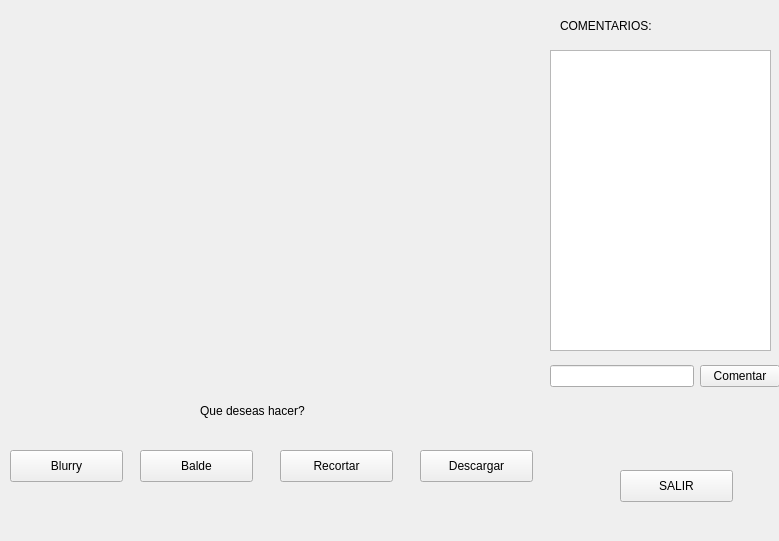
<?xml version="1.0" encoding="UTF-8"?>
<ui version="4.0">
 <class>Form</class>
 <widget class="QWidget" name="Form">
  <property name="geometry">
   <rect>
    <x>0</x>
    <y>0</y>
    <width>779</width>
    <height>541</height>
   </rect>
  </property>
  <property name="windowTitle">
   <string>Form</string>
  </property>
  <widget class="QLabel" name="editada">
   <property name="geometry">
    <rect>
     <x>260</x>
     <y>0</y>
     <width>210</width>
     <height>310</height>
    </rect>
   </property>
   <property name="text">
    <string/>
   </property>
  </widget>
  <widget class="QLabel" name="imagen">
   <property name="geometry">
    <rect>
     <x>20</x>
     <y>0</y>
     <width>210</width>
     <height>310</height>
    </rect>
   </property>
   <property name="text">
    <string/>
   </property>
  </widget>
  <widget class="QLabel" name="label">
   <property name="geometry">
    <rect>
     <x>200</x>
     <y>400</y>
     <width>231</width>
     <height>21</height>
    </rect>
   </property>
   <property name="text">
    <string>Que deseas hacer?</string>
   </property>
  </widget>
  <widget class="QPushButton" name="blurry">
   <property name="geometry">
    <rect>
     <x>10</x>
     <y>450</y>
     <width>113</width>
     <height>32</height>
    </rect>
   </property>
   <property name="text">
    <string>Blurry</string>
   </property>
  </widget>
  <widget class="QPushButton" name="volver">
   <property name="geometry">
    <rect>
     <x>620</x>
     <y>470</y>
     <width>113</width>
     <height>32</height>
    </rect>
   </property>
   <property name="text">
    <string>SALIR</string>
   </property>
  </widget>
  <widget class="QLabel" name="label_2">
   <property name="geometry">
    <rect>
     <x>560</x>
     <y>10</y>
     <width>221</width>
     <height>31</height>
    </rect>
   </property>
   <property name="text">
    <string>COMENTARIOS:</string>
   </property>
  </widget>
  <widget class="QPushButton" name="blade">
   <property name="geometry">
    <rect>
     <x>140</x>
     <y>450</y>
     <width>113</width>
     <height>32</height>
    </rect>
   </property>
   <property name="text">
    <string>Balde</string>
   </property>
  </widget>
  <widget class="QPushButton" name="descarga">
   <property name="geometry">
    <rect>
     <x>420</x>
     <y>450</y>
     <width>113</width>
     <height>32</height>
    </rect>
   </property>
   <property name="text">
    <string>Descargar</string>
   </property>
  </widget>
  <widget class="QPushButton" name="recortar">
   <property name="geometry">
    <rect>
     <x>280</x>
     <y>450</y>
     <width>113</width>
     <height>32</height>
    </rect>
   </property>
   <property name="text">
    <string>Recortar</string>
   </property>
  </widget>
  <widget class="QListWidget" name="comentarios">
   <property name="geometry">
    <rect>
     <x>550</x>
     <y>50</y>
     <width>221</width>
     <height>301</height>
    </rect>
   </property>
  </widget>
  <widget class="QWidget" name="">
   <property name="geometry">
    <rect>
     <x>550</x>
     <y>360</y>
     <width>230</width>
     <height>33</height>
    </rect>
   </property>
   <layout class="QHBoxLayout" name="horizontalLayout">
    <item>
     <widget class="QLineEdit" name="escrito"/>
    </item>
    <item>
     <widget class="QPushButton" name="comenta">
      <property name="text">
       <string>Comentar</string>
      </property>
     </widget>
    </item>
   </layout>
  </widget>
 </widget>
 <resources/>
 <connections/>
</ui>
